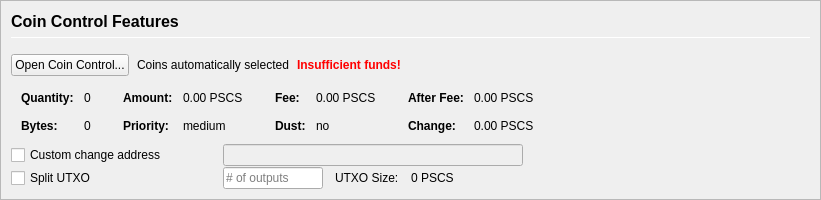
         <widget class="QFrame" name="frameCoinControl">
          <property name="sizePolicy">
           <sizepolicy hsizetype="Expanding" vsizetype="Expanding">
            <horstretch>0</horstretch>
            <verstretch>0</verstretch>
           </sizepolicy>
          </property>
          <property name="maximumSize">
           <size>
            <width>16777215</width>
            <height>16777215</height>
           </size>
          </property>
          <property name="frameShape">
           <enum>QFrame::StyledPanel</enum>
          </property>
          <property name="frameShadow">
           <enum>QFrame::Sunken</enum>
          </property>
          <layout class="QVBoxLayout" name="verticalLayoutCoinControl2">
           <property name="spacing">
            <number>0</number>
           </property>
           <property name="margin">
            <number>0</number>
           </property>
           <item>
            <widget class="QFrame" name="frameCoinControl_BG">
             <layout class="QVBoxLayout" name="verticalLayoutCoinControl" stretch="0,0,0,0,0,0">
              <property name="spacing">
               <number>1</number>
              </property>
              <property name="leftMargin">
               <number>10</number>
              </property>
              <property name="topMargin">
               <number>10</number>
              </property>
              <item>
               <layout class="QHBoxLayout" name="horizontalLayoutCoinControl1">
                <property name="bottomMargin">
                 <number>15</number>
                </property>
                <item>
                 <layout class="QVBoxLayout" name="verticalLayout_3">
                  <property name="spacing">
                   <number>6</number>
                  </property>
                  <item>
                   <widget class="QLabel" name="labelCoinControlFeatures">
                    <property name="sizePolicy">
                     <sizepolicy hsizetype="Preferred" vsizetype="Maximum">
                      <horstretch>0</horstretch>
                      <verstretch>0</verstretch>
                     </sizepolicy>
                    </property>
                    <property name="minimumSize">
                     <size>
                      <width>0</width>
                      <height>20</height>
                     </size>
                    </property>
                    <property name="font">
                     <font>
                      <pointsize>12</pointsize>
                      <weight>75</weight>
                      <bold>true</bold>
                     </font>
                    </property>
                    <property name="styleSheet">
                     <string notr="true">font-weight:bold;</string>
                    </property>
                    <property name="text">
                     <string>Coin Control Features</string>
                    </property>
                   </widget>
                  </item>
                  <item>
                   <widget class="Line" name="line">
                    <property name="minimumSize">
                     <size>
                      <width>0</width>
                      <height>1</height>
                     </size>
                    </property>
                    <property name="maximumSize">
                     <size>
                      <width>16777215</width>
                      <height>1</height>
                     </size>
                    </property>
                    <property name="orientation">
                     <enum>Qt::Horizontal</enum>
                    </property>
                   </widget>
                  </item>
                 </layout>
                </item>
               </layout>
              </item>
              <item>
               <layout class="QHBoxLayout" name="horizontalLayoutCoinControl2" stretch="0,0,0,0">
                <property name="spacing">
                 <number>8</number>
                </property>
                <property name="bottomMargin">
                 <number>10</number>
                </property>
                <item>
                 <widget class="QPushButton" name="pushButtonCoinControl">
                  <property name="styleSheet">
                   <string notr="true"/>
                  </property>
                  <property name="text">
                   <string>Open Coin Control...</string>
                  </property>
                  <property name="autoDefault">
                   <bool>false</bool>
                  </property>
                 </widget>
                </item>
                <item>
                 <widget class="QLabel" name="labelCoinControlAutomaticallySelected">
                  <property name="text">
                   <string>Coins automatically selected</string>
                  </property>
                  <property name="margin">
                   <number>5</number>
                  </property>
                 </widget>
                </item>
                <item>
                 <widget class="QLabel" name="labelCoinControlInsuffFunds">
                  <property name="font">
                   <font>
                    <weight>75</weight>
                    <bold>true</bold>
                   </font>
                  </property>
                  <property name="styleSheet">
                   <string notr="true">color:red;font-weight:bold;</string>
                  </property>
                  <property name="text">
                   <string>Insufficient funds!</string>
                  </property>
                  <property name="margin">
                   <number>5</number>
                  </property>
                 </widget>
                </item>
                <item>
                 <spacer name="horizontalSpacerCoinControl">
                  <property name="orientation">
                   <enum>Qt::Horizontal</enum>
                  </property>
                  <property name="sizeHint" stdset="0">
                   <size>
                    <width>40</width>
                    <height>1</height>
                   </size>
                  </property>
                 </spacer>
                </item>
               </layout>
              </item>
              <item>
               <widget class="QWidget" name="widgetCoinControl" native="true">
                <property name="sizePolicy">
                 <sizepolicy hsizetype="Preferred" vsizetype="Preferred">
                  <horstretch>0</horstretch>
                  <verstretch>0</verstretch>
                 </sizepolicy>
                </property>
                <property name="minimumSize">
                 <size>
                  <width>0</width>
                  <height>0</height>
                 </size>
                </property>
                <property name="styleSheet">
                 <string notr="true"/>
                </property>
                <layout class="QHBoxLayout" name="horizontalLayoutCoinControl5">
                 <property name="margin">
                  <number>0</number>
                 </property>
                 <item>
                  <layout class="QHBoxLayout" name="horizontalLayoutCoinControl3" stretch="0,0,0,1">
                   <property name="spacing">
                    <number>20</number>
                   </property>
                   <property name="topMargin">
                    <number>0</number>
                   </property>
                   <property name="bottomMargin">
                    <number>10</number>
                   </property>
                   <item>
                    <layout class="QFormLayout" name="formLayoutCoinControl1">
                     <property name="horizontalSpacing">
                      <number>10</number>
                     </property>
                     <property name="verticalSpacing">
                      <number>14</number>
                     </property>
                     <property name="leftMargin">
                      <number>10</number>
                     </property>
                     <property name="topMargin">
                      <number>4</number>
                     </property>
                     <property name="rightMargin">
                      <number>6</number>
                     </property>
                     <item row="0" column="0">
                      <widget class="QLabel" name="labelCoinControlQuantityText">
                       <property name="font">
                        <font>
                         <weight>75</weight>
                         <bold>true</bold>
                        </font>
                       </property>
                       <property name="text">
                        <string>Quantity:</string>
                       </property>
                       <property name="margin">
                        <number>0</number>
                       </property>
                      </widget>
                     </item>
                     <item row="0" column="1">
                      <widget class="QLabel" name="labelCoinControlQuantity">
                       <property name="cursor">
                        <cursorShape>IBeamCursor</cursorShape>
                       </property>
                       <property name="contextMenuPolicy">
                        <enum>Qt::ActionsContextMenu</enum>
                       </property>
                       <property name="text">
                        <string notr="true">0</string>
                       </property>
                       <property name="margin">
                        <number>0</number>
                       </property>
                       <property name="textInteractionFlags">
                        <set>Qt::LinksAccessibleByMouse|Qt::TextSelectableByKeyboard|Qt::TextSelectableByMouse</set>
                       </property>
                      </widget>
                     </item>
                     <item row="1" column="0">
                      <widget class="QLabel" name="labelCoinControlBytesText">
                       <property name="font">
                        <font>
                         <weight>75</weight>
                         <bold>true</bold>
                        </font>
                       </property>
                       <property name="text">
                        <string>Bytes:</string>
                       </property>
                      </widget>
                     </item>
                     <item row="1" column="1">
                      <widget class="QLabel" name="labelCoinControlBytes">
                       <property name="cursor">
                        <cursorShape>IBeamCursor</cursorShape>
                       </property>
                       <property name="contextMenuPolicy">
                        <enum>Qt::ActionsContextMenu</enum>
                       </property>
                       <property name="text">
                        <string notr="true">0</string>
                       </property>
                       <property name="textInteractionFlags">
                        <set>Qt::LinksAccessibleByMouse|Qt::TextSelectableByKeyboard|Qt::TextSelectableByMouse</set>
                       </property>
                      </widget>
                     </item>
                    </layout>
                   </item>
                   <item>
                    <layout class="QFormLayout" name="formLayoutCoinControl2">
                     <property name="horizontalSpacing">
                      <number>10</number>
                     </property>
                     <property name="verticalSpacing">
                      <number>14</number>
                     </property>
                     <property name="leftMargin">
                      <number>6</number>
                     </property>
                     <property name="topMargin">
                      <number>4</number>
                     </property>
                     <property name="rightMargin">
                      <number>6</number>
                     </property>
                     <item row="0" column="0">
                      <widget class="QLabel" name="labelCoinControlAmountText">
                       <property name="font">
                        <font>
                         <weight>75</weight>
                         <bold>true</bold>
                        </font>
                       </property>
                       <property name="text">
                        <string>Amount:</string>
                       </property>
                       <property name="margin">
                        <number>0</number>
                       </property>
                      </widget>
                     </item>
                     <item row="0" column="1">
                      <widget class="QLabel" name="labelCoinControlAmount">
                       <property name="cursor">
                        <cursorShape>IBeamCursor</cursorShape>
                       </property>
                       <property name="contextMenuPolicy">
                        <enum>Qt::ActionsContextMenu</enum>
                       </property>
                       <property name="text">
                        <string notr="true">0.00 PSCS</string>
                       </property>
                       <property name="textInteractionFlags">
                        <set>Qt::LinksAccessibleByMouse|Qt::TextSelectableByKeyboard|Qt::TextSelectableByMouse</set>
                       </property>
                      </widget>
                     </item>
                     <item row="1" column="0">
                      <widget class="QLabel" name="labelCoinControlPriorityText">
                       <property name="font">
                        <font>
                         <weight>75</weight>
                         <bold>true</bold>
                        </font>
                       </property>
                       <property name="text">
                        <string>Priority:</string>
                       </property>
                      </widget>
                     </item>
                     <item row="1" column="1">
                      <widget class="QLabel" name="labelCoinControlPriority">
                       <property name="cursor">
                        <cursorShape>IBeamCursor</cursorShape>
                       </property>
                       <property name="contextMenuPolicy">
                        <enum>Qt::ActionsContextMenu</enum>
                       </property>
                       <property name="text">
                        <string>medium</string>
                       </property>
                       <property name="textInteractionFlags">
                        <set>Qt::LinksAccessibleByMouse|Qt::TextSelectableByKeyboard|Qt::TextSelectableByMouse</set>
                       </property>
                      </widget>
                     </item>
                    </layout>
                   </item>
                   <item>
                    <layout class="QFormLayout" name="formLayoutCoinControl3">
                     <property name="horizontalSpacing">
                      <number>10</number>
                     </property>
                     <property name="verticalSpacing">
                      <number>14</number>
                     </property>
                     <property name="leftMargin">
                      <number>6</number>
                     </property>
                     <property name="topMargin">
                      <number>4</number>
                     </property>
                     <property name="rightMargin">
                      <number>6</number>
                     </property>
                     <item row="0" column="0">
                      <widget class="QLabel" name="labelCoinControlFeeText">
                       <property name="font">
                        <font>
                         <weight>75</weight>
                         <bold>true</bold>
                        </font>
                       </property>
                       <property name="text">
                        <string>Fee:</string>
                       </property>
                       <property name="margin">
                        <number>0</number>
                       </property>
                      </widget>
                     </item>
                     <item row="0" column="1">
                      <widget class="QLabel" name="labelCoinControlFee">
                       <property name="cursor">
                        <cursorShape>IBeamCursor</cursorShape>
                       </property>
                       <property name="contextMenuPolicy">
                        <enum>Qt::ActionsContextMenu</enum>
                       </property>
                       <property name="text">
                        <string notr="true">0.00 PSCS</string>
                       </property>
                       <property name="textInteractionFlags">
                        <set>Qt::LinksAccessibleByMouse|Qt::TextSelectableByKeyboard|Qt::TextSelectableByMouse</set>
                       </property>
                      </widget>
                     </item>
                     <item row="1" column="0">
                      <widget class="QLabel" name="labelCoinControlLowOutputText">
                       <property name="font">
                        <font>
                         <weight>75</weight>
                         <bold>true</bold>
                        </font>
                       </property>
                       <property name="text">
                        <string>Dust:</string>
                       </property>
                      </widget>
                     </item>
                     <item row="1" column="1">
                      <widget class="QLabel" name="labelCoinControlLowOutput">
                       <property name="cursor">
                        <cursorShape>IBeamCursor</cursorShape>
                       </property>
                       <property name="contextMenuPolicy">
                        <enum>Qt::ActionsContextMenu</enum>
                       </property>
                       <property name="text">
                        <string>no</string>
                       </property>
                       <property name="textInteractionFlags">
                        <set>Qt::LinksAccessibleByMouse|Qt::TextSelectableByKeyboard|Qt::TextSelectableByMouse</set>
                       </property>
                      </widget>
                     </item>
                    </layout>
                   </item>
                   <item>
                    <layout class="QFormLayout" name="formLayoutCoinControl4">
                     <property name="horizontalSpacing">
                      <number>10</number>
                     </property>
                     <property name="verticalSpacing">
                      <number>14</number>
                     </property>
                     <property name="leftMargin">
                      <number>6</number>
                     </property>
                     <property name="topMargin">
                      <number>4</number>
                     </property>
                     <property name="rightMargin">
                      <number>6</number>
                     </property>
                     <item row="0" column="0">
                      <widget class="QLabel" name="labelCoinControlAfterFeeText">
                       <property name="font">
                        <font>
                         <weight>75</weight>
                         <bold>true</bold>
                        </font>
                       </property>
                       <property name="text">
                        <string>After Fee:</string>
                       </property>
                       <property name="margin">
                        <number>0</number>
                       </property>
                      </widget>
                     </item>
                     <item row="0" column="1">
                      <widget class="QLabel" name="labelCoinControlAfterFee">
                       <property name="cursor">
                        <cursorShape>IBeamCursor</cursorShape>
                       </property>
                       <property name="contextMenuPolicy">
                        <enum>Qt::ActionsContextMenu</enum>
                       </property>
                       <property name="text">
                        <string notr="true">0.00 PSCS</string>
                       </property>
                       <property name="textInteractionFlags">
                        <set>Qt::LinksAccessibleByMouse|Qt::TextSelectableByKeyboard|Qt::TextSelectableByMouse</set>
                       </property>
                      </widget>
                     </item>
                     <item row="1" column="0">
                      <widget class="QLabel" name="labelCoinControlChangeText">
                       <property name="font">
                        <font>
                         <weight>75</weight>
                         <bold>true</bold>
                        </font>
                       </property>
                       <property name="text">
                        <string>Change:</string>
                       </property>
                      </widget>
                     </item>
                     <item row="1" column="1">
                      <widget class="QLabel" name="labelCoinControlChange">
                       <property name="cursor">
                        <cursorShape>IBeamCursor</cursorShape>
                       </property>
                       <property name="contextMenuPolicy">
                        <enum>Qt::ActionsContextMenu</enum>
                       </property>
                       <property name="text">
                        <string notr="true">0.00 PSCS</string>
                       </property>
                       <property name="textInteractionFlags">
                        <set>Qt::LinksAccessibleByMouse|Qt::TextSelectableByKeyboard|Qt::TextSelectableByMouse</set>
                       </property>
                      </widget>
                     </item>
                    </layout>
                   </item>
                  </layout>
                 </item>
                </layout>
               </widget>
              </item>
              <item>
               <layout class="QHBoxLayout" name="horizontalLayoutCoinControl4">
                <property name="spacing">
                 <number>12</number>
                </property>
                <property name="sizeConstraint">
                 <enum>QLayout::SetDefaultConstraint</enum>
                </property>
                <property name="topMargin">
                 <number>0</number>
                </property>
                <property name="rightMargin">
                 <number>0</number>
                </property>
                <item>
                 <widget class="QCheckBox" name="checkBoxCoinControlChange">
                  <property name="sizePolicy">
                   <sizepolicy hsizetype="Preferred" vsizetype="Preferred">
                    <horstretch>0</horstretch>
                    <verstretch>0</verstretch>
                   </sizepolicy>
                  </property>
                  <property name="minimumSize">
                   <size>
                    <width>200</width>
                    <height>0</height>
                   </size>
                  </property>
                  <property name="maximumSize">
                   <size>
                    <width>200</width>
                    <height>16777215</height>
                   </size>
                  </property>
                  <property name="toolTip">
                   <string>If this is activated, but the change address is empty or invalid, change will be sent to a newly generated address.</string>
                  </property>
                  <property name="text">
                   <string>Custom change address</string>
                  </property>
                 </widget>
                </item>
                <item>
                 <widget class="QValidatedLineEdit" name="lineEditCoinControlChange">
                  <property name="enabled">
                   <bool>false</bool>
                  </property>
                  <property name="sizePolicy">
                   <sizepolicy hsizetype="Preferred" vsizetype="Preferred">
                    <horstretch>0</horstretch>
                    <verstretch>0</verstretch>
                   </sizepolicy>
                  </property>
                  <property name="minimumSize">
                   <size>
                    <width>300</width>
                    <height>0</height>
                   </size>
                  </property>
                 </widget>
                </item>
                <item>
                 <widget class="QLabel" name="labelCoinControlChangeLabel">
                  <property name="sizePolicy">
                   <sizepolicy hsizetype="Preferred" vsizetype="Preferred">
                    <horstretch>0</horstretch>
                    <verstretch>0</verstretch>
                   </sizepolicy>
                  </property>
                  <property name="minimumSize">
                   <size>
                    <width>100</width>
                    <height>0</height>
                   </size>
                  </property>
                  <property name="text">
                   <string/>
                  </property>
                  <property name="margin">
                   <number>3</number>
                  </property>
                 </widget>
                </item>
               </layout>
              </item>
              <item>
               <layout class="QHBoxLayout" name="horizontalLayoutCoinControl6">
                <property name="spacing">
                 <number>12</number>
                </property>
                <property name="rightMargin">
                 <number>0</number>
                </property>
                <item>
                 <widget class="QCheckBox" name="splitBlockCheckBox">
                  <property name="sizePolicy">
                   <sizepolicy hsizetype="Preferred" vsizetype="Preferred">
                    <horstretch>0</horstretch>
                    <verstretch>0</verstretch>
                   </sizepolicy>
                  </property>
                  <property name="minimumSize">
                   <size>
                    <width>200</width>
                    <height>0</height>
                   </size>
                  </property>
                  <property name="maximumSize">
                   <size>
                    <width>200</width>
                    <height>16777215</height>
                   </size>
                  </property>
                  <property name="text">
                   <string>Split UTXO</string>
                  </property>
                 </widget>
                </item>
                <item>
                 <widget class="QLineEdit" name="splitBlockLineEdit">
                  <property name="sizePolicy">
                   <sizepolicy hsizetype="Preferred" vsizetype="Preferred">
                    <horstretch>50</horstretch>
                    <verstretch>0</verstretch>
                   </sizepolicy>
                  </property>
                  <property name="minimumSize">
                   <size>
                    <width>100</width>
                    <height>0</height>
                   </size>
                  </property>
                  <property name="maximumSize">
                   <size>
                    <width>100</width>
                    <height>16777215</height>
                   </size>
                  </property>
                  <property name="placeholderText">
                   <string># of outputs</string>
                  </property>
                 </widget>
                </item>
                <item>
                 <widget class="QLabel" name="labelBlockSizeText">
                  <property name="text">
                   <string>UTXO Size:</string>
                  </property>
                 </widget>
                </item>
                <item>
                 <widget class="QLabel" name="labelBlockSize">
                  <property name="text">
                   <string>0 PSCS</string>
                  </property>
                 </widget>
                </item>
                <item>
                 <spacer name="horizontalSpacer_7">
                  <property name="orientation">
                   <enum>Qt::Horizontal</enum>
                  </property>
                  <property name="sizeHint" stdset="0">
                   <size>
                    <width>40</width>
                    <height>20</height>
                   </size>
                  </property>
                 </spacer>
                </item>
               </layout>
              </item>
              <item>
               <spacer name="verticalSpacerCoinControl">
                <property name="orientation">
                 <enum>Qt::Vertical</enum>
                </property>
                <property name="sizeHint" stdset="0">
                 <size>
                  <width>800</width>
                  <height>1</height>
                 </size>
                </property>
               </spacer>
              </item>
             </layout>
            </widget>
           </item>
          </layout>
         </widget>
